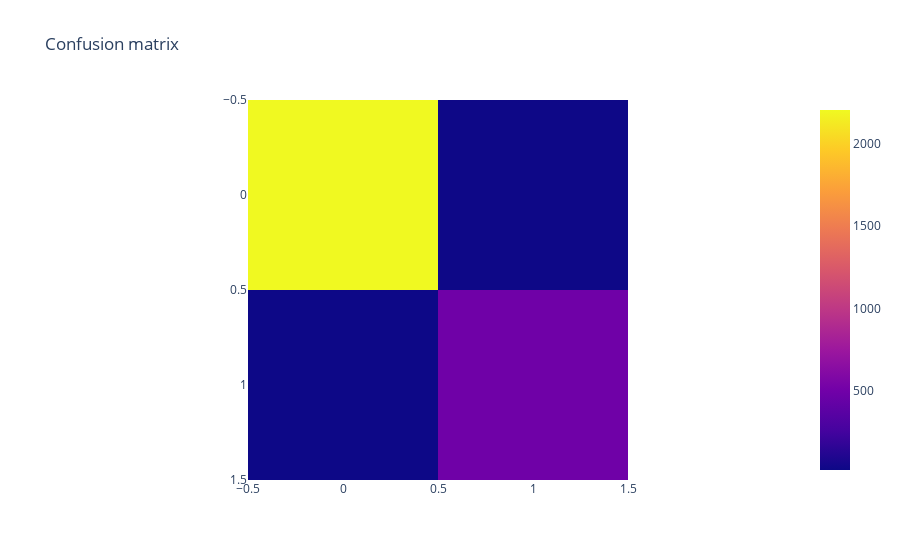

The notebook cell saved with this chart:
### Code cell
# For the XGBClassifier interface in sklearn
# 1. Perform the same analysis
# 2. Plot the relative importance of fields through plot_importance, using importance_type ‘cover’, ‘gain’, ‘weight’
# 3. Show the classifier visually


clf = KNeighborsClassifier(n_neighbors=1)
clf.fit(X_train, Y_train)
Y_pred = clf.predict(X_test)
Y_pred_proba = clf.predict_proba(X_test)

print('Confusion matrix:', confusion_matrix(Y_test, Y_pred))
print('Precision:', precision_score(Y_test, Y_pred))
print('Recall:', recall_score(Y_test, Y_pred))
print('Accuracy:', accuracy_score(Y_test, Y_pred))
print('Balanced accuracy:', balanced_accuracy_score(Y_test, Y_pred))
print('Matthews Correlation Coefficient:', matthews_corrcoef(Y_test, Y_pred))
print('AUPRC:', average_precision_score(Y_test, Y_pred))

fig = plotly.express.imshow(confusion_matrix(Y_test, Y_pred), title='Confusion matrix')
fig.show()

### Figure 1 — Plotly figure (JSON) as saved in the notebook; plotly's stock layout.template omitted (floating-point values rounded to 4 significant figures)
{"data": [{"coloraxis": "coloraxis", "hovertemplate": "x: %{x}<br>y: %{y}<br>color: %{z}<extra></extra>", "name": "0", "type": "heatmap", "xaxis": "x", "yaxis": "y", "z": [[2206, 21], [17, 487]]}], "layout": {"coloraxis": {"colorscale": [[0, "#0d0887"], [0.1111, "#46039f"], [0.2222, "#7201a8"], [0.3333, "#9c179e"], [0.4444, "#bd3786"], [0.5556, "#d8576b"], [0.6667, "#ed7953"], [0.7778, "#fb9f3a"], [0.8889, "#fdca26"], [1, "#f0f921"]]}, "title": {"text": "Confusion matrix"}, "xaxis": {"anchor": "y", "constrain": "domain", "domain": [0, 1], "scaleanchor": "y"}, "yaxis": {"anchor": "x", "autorange": "reversed", "constrain": "domain", "domain": [0, 1]}}}
